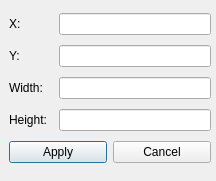
<?xml version="1.0" encoding="UTF-8"?>
<ui version="4.0">
 <class>PlayerDialog</class>
 <widget class="QDialog" name="PlayerDialog">
  <property name="geometry">
   <rect>
    <x>0</x>
    <y>0</y>
    <width>216</width>
    <height>181</height>
   </rect>
  </property>
  <property name="minimumSize">
   <size>
    <width>216</width>
    <height>181</height>
   </size>
  </property>
  <property name="maximumSize">
   <size>
    <width>216</width>
    <height>181</height>
   </size>
  </property>
  <property name="windowTitle">
   <string>Dialog</string>
  </property>
  <widget class="QWidget" name="">
   <property name="geometry">
    <rect>
     <x>9</x>
     <y>9</y>
     <width>202</width>
     <height>161</height>
    </rect>
   </property>
   <layout class="QVBoxLayout" name="verticalLayout">
    <item>
     <layout class="QHBoxLayout" name="horizontalLayout">
      <item>
       <widget class="QLabel" name="label">
        <property name="minimumSize">
         <size>
          <width>44</width>
          <height>0</height>
         </size>
        </property>
        <property name="text">
         <string>X:</string>
        </property>
       </widget>
      </item>
      <item>
       <widget class="QLineEdit" name="dpX"/>
      </item>
     </layout>
    </item>
    <item>
     <layout class="QHBoxLayout" name="horizontalLayout_2">
      <item>
       <widget class="QLabel" name="label_2">
        <property name="minimumSize">
         <size>
          <width>44</width>
          <height>0</height>
         </size>
        </property>
        <property name="text">
         <string>Y:</string>
        </property>
       </widget>
      </item>
      <item>
       <widget class="QLineEdit" name="dpY"/>
      </item>
     </layout>
    </item>
    <item>
     <layout class="QHBoxLayout" name="horizontalLayout_3">
      <item>
       <widget class="QLabel" name="label_3">
        <property name="minimumSize">
         <size>
          <width>44</width>
          <height>0</height>
         </size>
        </property>
        <property name="text">
         <string>Width:</string>
        </property>
       </widget>
      </item>
      <item>
       <widget class="QLineEdit" name="dpWidth"/>
      </item>
     </layout>
    </item>
    <item>
     <layout class="QHBoxLayout" name="horizontalLayout_4">
      <item>
       <widget class="QLabel" name="label_4">
        <property name="minimumSize">
         <size>
          <width>44</width>
          <height>0</height>
         </size>
        </property>
        <property name="text">
         <string>Height:</string>
        </property>
       </widget>
      </item>
      <item>
       <widget class="QLineEdit" name="dpHeight"/>
      </item>
     </layout>
    </item>
    <item>
     <layout class="QHBoxLayout" name="horizontalLayout_5">
      <item>
       <widget class="QPushButton" name="pApplyBtn">
        <property name="text">
         <string>Apply</string>
        </property>
       </widget>
      </item>
      <item>
       <widget class="QPushButton" name="pCancelBtn">
        <property name="text">
         <string>Cancel</string>
        </property>
       </widget>
      </item>
     </layout>
    </item>
   </layout>
  </widget>
 </widget>
 <resources/>
 <connections/>
</ui>
